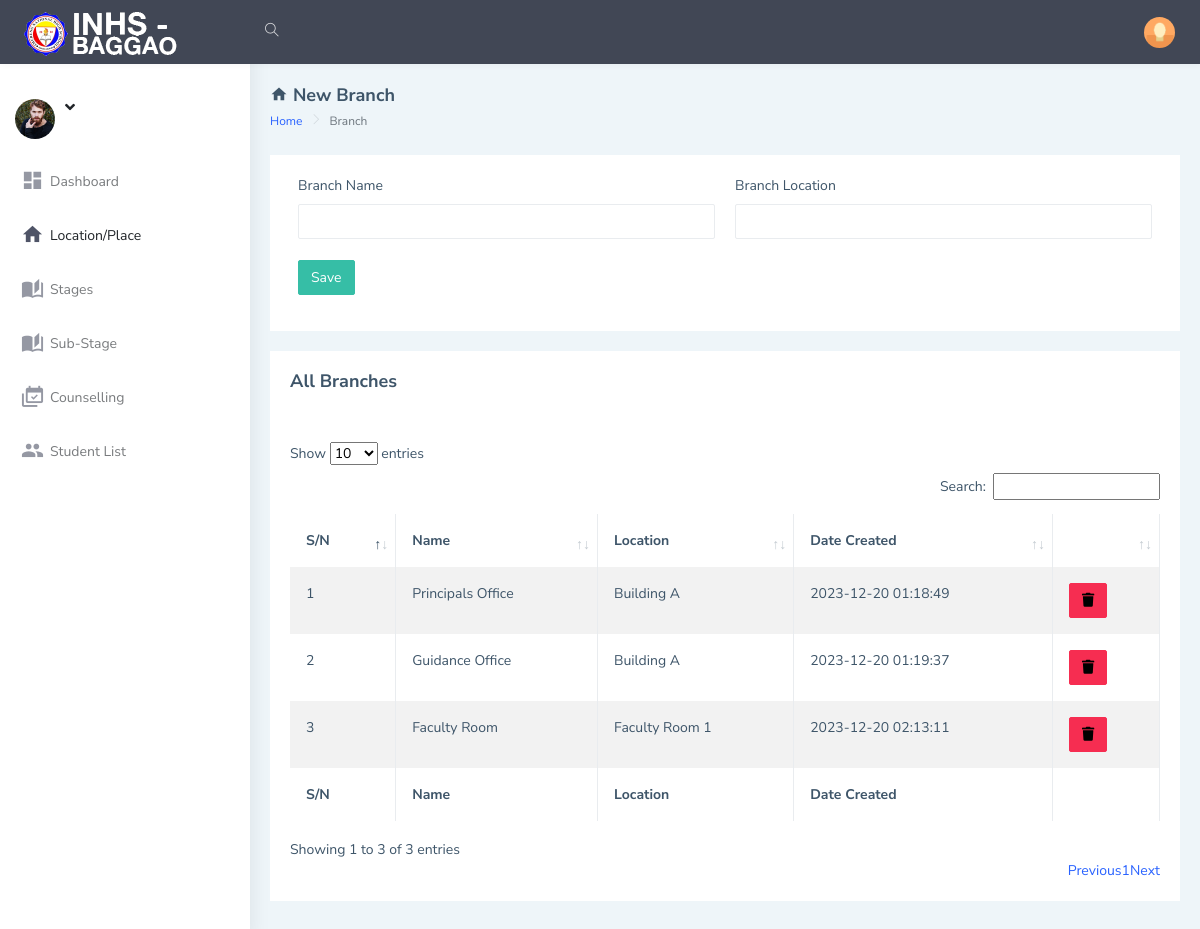
/admin/branch.php, run on the app's committed database.
### tables this page shows
CREATE TABLE `branch_tbl` (
  `id` int(10) NOT NULL,
  `branchName` varchar(50) DEFAULT NULL,
  `branchLocation` varchar(50) DEFAULT NULL,
  `dateCreated` varchar(20) DEFAULT NULL
);

### admin/branch.php (the view, shortened to what this page needs)
<!DOCTYPE html>
<html dir="ltr" lang="en">
<?php
include('branch_action.php');
include('includes/header.php');
?>
<body>
    <div id="main-wrapper" data-layout="vertical" data-navbarbg="skin5" data-sidebartype="full"
        data-sidebar-position="absolute" data-header-position="absolute" data-boxed-layout="full">
        <?php include 'includes/topbar.php'?>
        <?php include 'includes/sidebar.php'?>
        <div class="page-wrapper">
            <div class="page-breadcrumb">
                <div class="row align-items-center">
                    <div class="col-5">
                        <h4 class="page-title"><i class="mdi mdi-home"></i> New Branch</h4>
                        <div class="d-flex align-items-center">
                            <nav aria-label="breadcrumb">
                                <ol class="breadcrumb">
                                    <li class="breadcrumb-item"><a href="#">Home</a></li>
                                    <li class="breadcrumb-item active" aria-current="page">Branch</li>
                                </ol>
                            </nav>
                        </div>
                    </div>
                </div>
            </div>
            <div class="container-fluid">
                <div class="row">
                    <div class="col-lg-12">
                        <div class="card">
                            <div class="card-body">
                                <form class="form-horizontal form-material mx-2" method="post">
                                    <div class="form-group">
                                        <div class="col-md-12">
                                            <div class="row">
                                                <div class="col-md-6">
                                                    <label>Branch Name</label>
                                                    <input type="text" name="branchName" required placeholder="" class="form-control form-control-line">
                                                </div>
                                                <div class="col-md-6">
                                                    <label>Branch Location</label>
                                                    <input type="text" name="branchLocation" required placeholder="" class="form-control form-control-line" >
                                                </div>
                                            </div>
                                            <br>
                                            <div class="row">
                                                <div class="col-md-6">
                                                    <input type="submit" name="action" id="submit_button" class="btn btn-success text-white" value="Save" />
                                                </div>
                                            </div>
                                        </div>
                                    </div>
                                </form>
                            </div>
                        </div>
                    </div>
                </div>
                <div class="row">
                    <div class="col-lg-12 col-xlg-12 col-md-12">
                        <div class="card">
                            <div class="card-body">
                            <h4 class="page-title">All Branches</h4>
                                <br><br>
                                <table id="example" class="table table-striped table-bordered" style="width:100%">
                                    <thead>
                                        <tr>
                                            <th>S/N</th>
                                            <th>Name</th>
                                            <th>Location</th>
                                            <th>Date Created</th>
                                            <th></th>
                                        </tr>
                                    </thead>
                                    <tbody>
                                    <?php
                                        $cnt = 1;
                                        $que=mysqli_query($con,"SELECT * from branch_tbl");
                                        while ($row=mysqli_fetch_array($que)) {
                                        ?>
                                        <tr>
                                            <td><?php echo $cnt;?></td>
                                            <td><?php echo $row['branchName'];?></td>
                                            <td><?php echo $row['branchLocation'];?></td>
                                            <td><?php echo $row['dateCreated'];?></td>
                                            <td><a href="?delid=<?php echo $row['id'];?>" onclick="return confirm('Are you sure you want to delete this item?');" class="btn btn-danger"><i class="fa fa-trash"></i></a></td>
                                        </tr>
                                        <?php
                                            $cnt=$cnt+1;
                                        }
                                    ?>
                                    </tbody>
                                        <tfoot>
                                            <tr>
                                                <th>S/N</th>
                                                <th>Name</th>
                                                <th>Location</th>
                                                <th>Date Created</th>
                                                <th></th>
                                            </tr>
                                    </tfoot>
                                </table>
                            </div>
                        </div>
                    </div>
                </div>
            </div>
        </div>
    </div>
</body>
</html>

### data on the page
branch_tbl: branchName "Principals Office", branchLocation "Building A", dateCreated "2023-12-20 01:18:49"
branch_tbl: branchName "Guidance Office", branchLocation "Building A", dateCreated "2023-12-20 01:19:37"
branch_tbl: branchName "Faculty Room", branchLocation "Faculty Room 1", dateCreated "2023-12-20 02:13:11"
